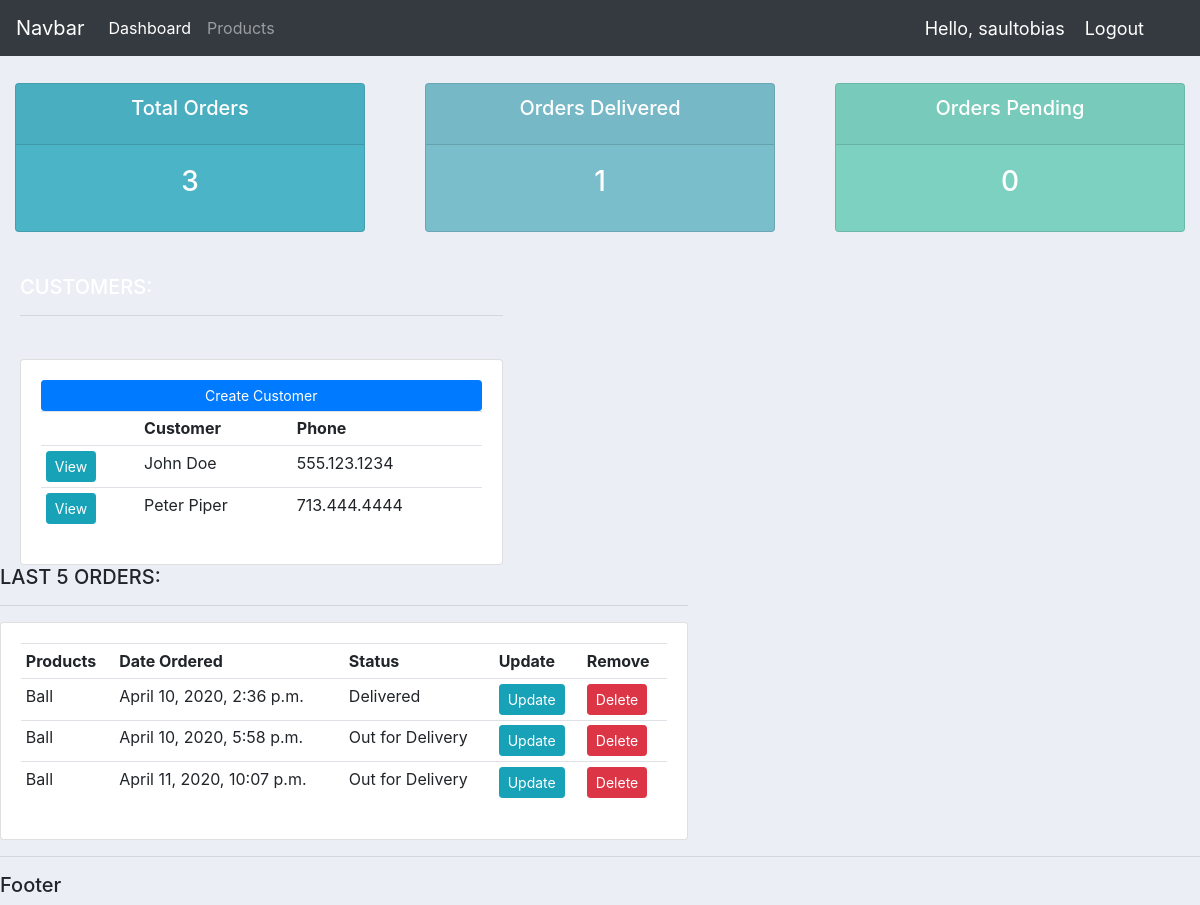
Before: / (signed in) with the older database file.
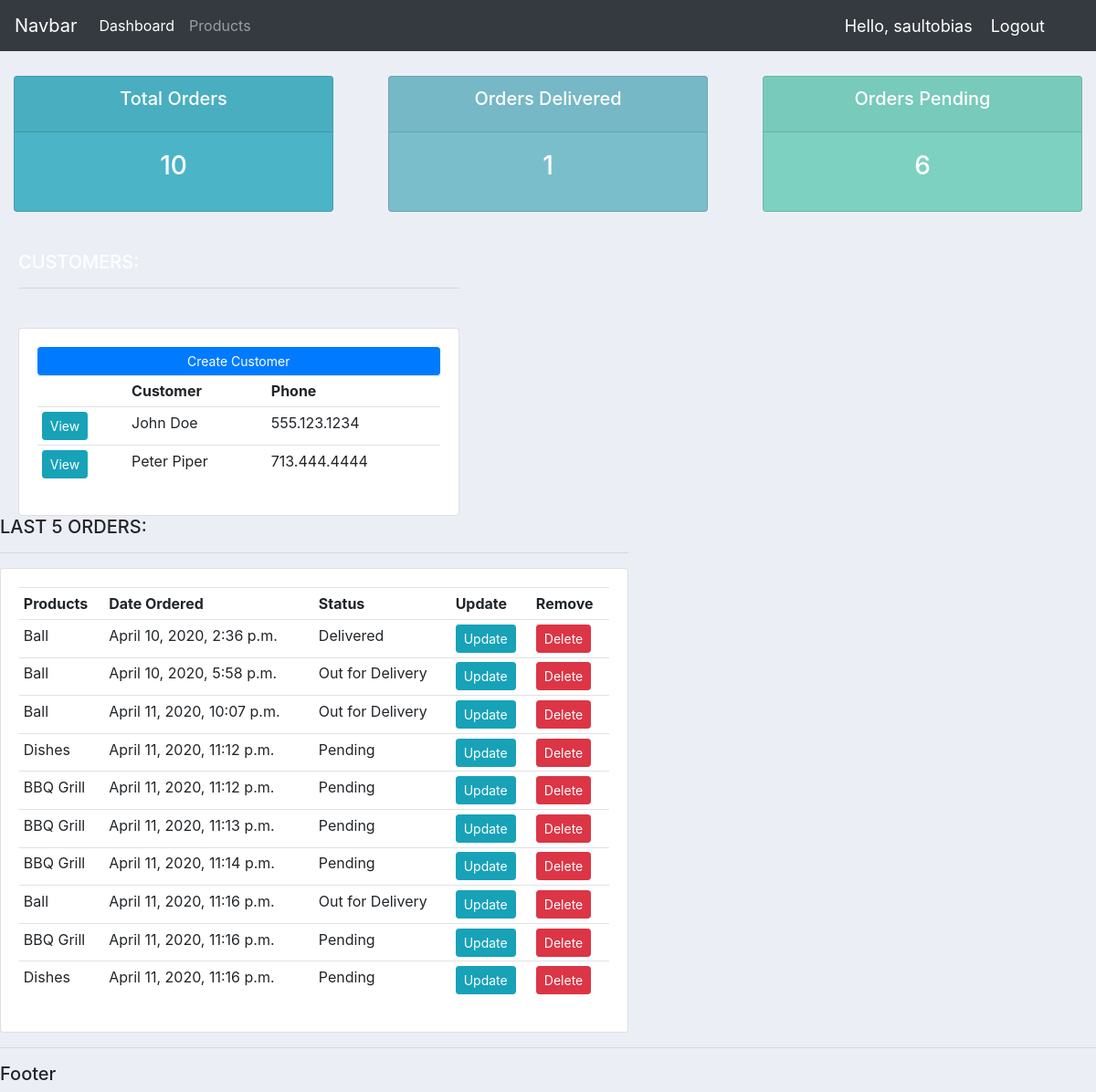
After: the same page with the newer database file.
### accounts/models.py (models this page shows, shortened)
class Customer(models.Model):
	name = models.CharField(max_length=200, null=True)
	phone = models.CharField(max_length=200, null=True)
	email = models.CharField(max_length=200, null=True)
	date_created = models.DateTimeField(auto_now_add=True, null=True)

class Order(models.Model):
	STATUS = (
			('Pending', 'Pending'),
			('Out for Delivery', 'Out for Delivery'),
			('Delivered', 'Delivered'),
		)
	customer = models.ForeignKey(Customer, null = True, on_delete = models.SET_NULL)
	product = models.ForeignKey(Product, null = True, on_delete = models.SET_NULL)
	date_created = models.DateTimeField(auto_now_add=True, null=True)
	status = models.CharField(max_length=200, null=True, choices=STATUS)

class Product(models.Model):
	CATEGORY = (
			('Indoor', 'Indoor'),
			('Outdoor', 'Outdoor'),
		)
	name = models.CharField(max_length=200, null=True)
	price = models.FloatField(null=True)
	category = models.CharField(max_length=200, null=True, choices=CATEGORY)
	description = models.CharField(max_length=200, null=True, blank = True)
	date_created = models.DateTimeField(auto_now_add=True, null=True)
	tags = models.ManyToManyField(Tag)

### accounts/views.py (the view)
# urls.py: path('', views.home, name="home"),
@login_required(login_url='login')
def home(request):
	orders = Order.objects.all()
	customers = Customer.objects.all()
	total_customers = customers.count()
	total_orders = orders.count()
	delivered = orders.filter(status='Delivered').count()
	pending = orders.filter(status='Pending').count()
	context = {'orders':orders, 'customers':customers,
	'total_orders':total_orders, 'delivered':delivered, 'pending':pending}
	return render(request, 'accounts/dashboard.html', context)

### accounts/templates/accounts/dashboard.html
{% extends 'accounts/main.html' %}
{% block content %}
{% include 'accounts/status.html' %}
<br>
<div class="row">
	<div class="col-md-5">
		<h5>CUSTOMERS:</h5>
		<hr>
		<div class="card card-body">
			<a class="btn btn-primary btn-sm btn-block" href="">Create Customer</a>
			<table class="table table-sm">
				<tr>
					<th></th>
					<th>Customer</th>
					<th>Phone</th>
				</tr>
				{% for customer in customers %}
				<tr>
					<td><a class = "btn btn-sm btn-info" href="{% url 'customer' customer.id %}">View</a></td>
					<td>{{customer.name}}</td>
					<td>{{customer.phone}}</td>
				</tr>
				{% endfor %}
			</table>
		</div>
	</div>
	<div class="col-md-7">
		<h5>LAST 5 ORDERS:</h5>
		<hr>
		<div class="card card-body">
			<table class="table table-sm">
				<tr>
					<th>Products</th>
					<th>Date Ordered</th>
					<th>Status</th>
					<th>Update</th>
					<th>Remove</th>
				</tr>
				{% for order in orders %}
				<tr>
					<td>{{order.product.name}}</td>
					<td>{{order.date_created}}</td>
					<td>{{order.status}}</td>
					<td><a class = "btn btn-sm btn-info" href="{% url 'update_order' order.id %}">Update</a></td>
					<td><a class = "btn btn-sm btn-danger" href="{% url 'delete' order.id %}">Delete</a></td>
				</tr>
				{% endfor %}
			</table>
		</div>
	</div>
</div>
{% endblock %}

### accounts/templates/accounts/main.html (shortened to what this page needs)
{% load static %}
<!DOCTYPE html>
<html>
<head>
	<link rel="stylesheet" href="https://stackpath.bootstrapcdn.com/bootstrap/4.3.1/css/bootstrap.min.css">
	<link rel="stylesheet" type="text/css" href="{% static '/css/main.css' %}">
</head>
<body>
	{% include 'accounts/navbar.html' %}
	{% block content %}
	{% endblock %}
	<hr>
	<h5>Footer</h5>
</body>
</html>

### accounts/templates/accounts/navbar.html (shortened to what this page needs)
{% load static %}
<nav class="navbar navbar-expand-lg navbar-dark bg-dark">
  <a class="navbar-brand" href="{% url 'home' %}">Navbar</a>
  <div class="collapse navbar-collapse" id="navbarNav">
    <ul class="navbar-nav">
      <li class="nav-item active">
        <a class="nav-link" href="{% url 'home' %}">Dashboard </a>
      </li>
      <li class="nav-item">
        <a class="nav-link" href="{% url 'products' %}">Products</a>
      </li>
    </ul>
  </div>
  <span class="hello-msg">Hello, {{request.user}}</span>
  <span><a href="{% url 'logout' %}" class="hello-msg">Logout</span>
</nav>

### accounts/templates/accounts/status.html
<br>
<div class="row">
	<div class="col">
		<div class="col-md">
			<div class="card text-center text-white mb-3" id="total-orders">
				<div class="card-header">
					<h5 class="card-title">Total Orders</h5>
				</div>
				<div class="card-body">
					<h3 class="card-title">{{total_orders}}</h3>
				</div>
			</div>
		</div>
	</div>
	<div class="col">
		<div class="col-md">
			<div class="card text-center text-white mb-3" id="orders-delivered">
				<div class="card-header">
					<h5 class="card-title">Orders Delivered</h5>
				</div>
				<div class="card-body">
					<h3 class="card-title">{{delivered}}</h3>
				</div>
			</div>
		</div>
	</div>
	<div class="col">
		<div class="col-md">
			<div class="card text-center text-white mb-3" id="orders-pending" >
				<div class="card-header">
					<h5 class="card-title">Orders Pending</h5>
				</div>
				<div class="card-body">
					<h3 class="card-title">{{pending}}</h3>
				</div>
			</div>
		</div>
	</div>
</div>

### static/css/main.css (style rules this page uses)
body { background-color: #ebeff5; }
#total-orders { background-color: #4cb4c7; }
#orders-delivered { background-color: #7abecc; }
#orders-pending { background-color: #7CD1C0; }

### accounts/templates/accounts/navbar.html (style rules this page uses)
.hello-msg { font-size: 18px; color: #fff; margin-right: 20px; }

Changed rows visible on the page:
added Order: product.name "Dishes", date_created "April 11, 2020, 11:12 p.m.", status "Pending"
added Order: product.name "BBQ Grill", date_created "April 11, 2020, 11:12 p.m.", status "Pending"
added Order: product.name "BBQ Grill", date_created "April 11, 2020, 11:13 p.m.", status "Pending"
added Order: product.name "BBQ Grill", date_created "April 11, 2020, 11:14 p.m.", status "Pending"
added Order: product.name "Ball", date_created "April 11, 2020, 11:16 p.m.", status "Out for Delivery"
added Order: product.name "BBQ Grill", date_created "April 11, 2020, 11:16 p.m.", status "Pending"
added Order: product.name "Dishes", date_created "April 11, 2020, 11:16 p.m.", status "Pending"
Other visible differences:
{{ total_orders }}: "3" → "10"
{{ pending }}: "0" → "6"
